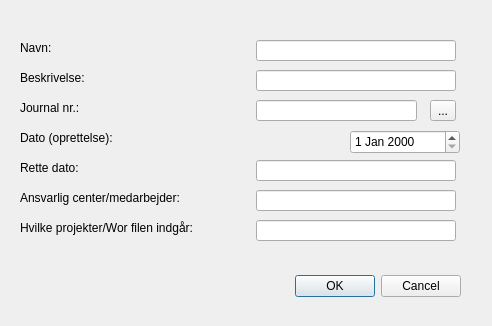
<?xml version="1.0" encoding="UTF-8"?>
<ui version="4.0">
 <class>MetadataFunctionalityDialogBase</class>
 <widget class="QDialog" name="MetadataFunctionalityDialogBase">
  <property name="geometry">
   <rect>
    <x>0</x>
    <y>0</y>
    <width>492</width>
    <height>326</height>
   </rect>
  </property>
  <property name="windowTitle">
   <string>MetadataFunctionality</string>
  </property>
  <widget class="QDialogButtonBox" name="buttonBox">
   <property name="geometry">
    <rect>
     <x>120</x>
     <y>270</y>
     <width>341</width>
     <height>32</height>
    </rect>
   </property>
   <property name="orientation">
    <enum>Qt::Horizontal</enum>
   </property>
   <property name="standardButtons">
    <set>QDialogButtonBox::Cancel|QDialogButtonBox::Ok</set>
   </property>
  </widget>
  <widget class="QLineEdit" name="navnEdit">
   <property name="geometry">
    <rect>
     <x>256</x>
     <y>40</y>
     <width>200</width>
     <height>21</height>
    </rect>
   </property>
  </widget>
  <widget class="QLabel" name="navnLabel">
   <property name="geometry">
    <rect>
     <x>20</x>
     <y>40</y>
     <width>59</width>
     <height>16</height>
    </rect>
   </property>
   <property name="focusPolicy">
    <enum>Qt::TabFocus</enum>
   </property>
   <property name="text">
    <string>Navn:</string>
   </property>
   <property name="buddy">
    <cstring>navnEdit</cstring>
   </property>
  </widget>
  <widget class="QLabel" name="label_2">
   <property name="geometry">
    <rect>
     <x>20</x>
     <y>70</y>
     <width>81</width>
     <height>16</height>
    </rect>
   </property>
   <property name="text">
    <string>Beskrivelse:</string>
   </property>
  </widget>
  <widget class="QLineEdit" name="beskrivelseEdit">
   <property name="geometry">
    <rect>
     <x>256</x>
     <y>70</y>
     <width>200</width>
     <height>21</height>
    </rect>
   </property>
  </widget>
  <widget class="QLabel" name="label_3">
   <property name="geometry">
    <rect>
     <x>20</x>
     <y>100</y>
     <width>81</width>
     <height>16</height>
    </rect>
   </property>
   <property name="text">
    <string>Journal nr.:</string>
   </property>
  </widget>
  <widget class="QLineEdit" name="journalnrEdit">
   <property name="geometry">
    <rect>
     <x>256</x>
     <y>100</y>
     <width>161</width>
     <height>21</height>
    </rect>
   </property>
  </widget>
  <widget class="QLabel" name="label_4">
   <property name="geometry">
    <rect>
     <x>20</x>
     <y>130</y>
     <width>131</width>
     <height>16</height>
    </rect>
   </property>
   <property name="text">
    <string>Dato (oprettelse):</string>
   </property>
  </widget>
  <widget class="QLabel" name="label_5">
   <property name="geometry">
    <rect>
     <x>20</x>
     <y>160</y>
     <width>131</width>
     <height>16</height>
    </rect>
   </property>
   <property name="text">
    <string>Rette dato:</string>
   </property>
  </widget>
  <widget class="QLabel" name="label_6">
   <property name="geometry">
    <rect>
     <x>20</x>
     <y>190</y>
     <width>191</width>
     <height>16</height>
    </rect>
   </property>
   <property name="text">
    <string>Ansvarlig center/medarbejder:</string>
   </property>
  </widget>
  <widget class="QLabel" name="label_7">
   <property name="geometry">
    <rect>
     <x>20</x>
     <y>220</y>
     <width>221</width>
     <height>16</height>
    </rect>
   </property>
   <property name="text">
    <string>Hvilke projekter/Wor filen indgår:</string>
   </property>
  </widget>
  <widget class="QLineEdit" name="retteDatoEdit">
   <property name="geometry">
    <rect>
     <x>256</x>
     <y>160</y>
     <width>200</width>
     <height>21</height>
    </rect>
   </property>
  </widget>
  <widget class="QToolButton" name="journalnrLookupBtn">
   <property name="geometry">
    <rect>
     <x>430</x>
     <y>100</y>
     <width>26</width>
     <height>21</height>
    </rect>
   </property>
   <property name="text">
    <string>...</string>
   </property>
  </widget>
  <widget class="QLineEdit" name="ansvarligCenterMedarbejderEdit">
   <property name="geometry">
    <rect>
     <x>256</x>
     <y>190</y>
     <width>200</width>
     <height>21</height>
    </rect>
   </property>
  </widget>
  <widget class="QLineEdit" name="projekterWorEdit">
   <property name="geometry">
    <rect>
     <x>256</x>
     <y>220</y>
     <width>200</width>
     <height>21</height>
    </rect>
   </property>
  </widget>
  <widget class="QDateEdit" name="datoEdit">
   <property name="geometry">
    <rect>
     <x>350</x>
     <y>130</y>
     <width>110</width>
     <height>24</height>
    </rect>
   </property>
  </widget>
 </widget>
 <resources/>
 <connections>
  <connection>
   <sender>buttonBox</sender>
   <signal>accepted()</signal>
   <receiver>MetadataFunctionalityDialogBase</receiver>
   <slot>accept()</slot>
   <hints>
    <hint type="sourcelabel">
     <x>20</x>
     <y>20</y>
    </hint>
    <hint type="destinationlabel">
     <x>20</x>
     <y>20</y>
    </hint>
   </hints>
  </connection>
  <connection>
   <sender>buttonBox</sender>
   <signal>rejected()</signal>
   <receiver>MetadataFunctionalityDialogBase</receiver>
   <slot>reject()</slot>
   <hints>
    <hint type="sourcelabel">
     <x>20</x>
     <y>20</y>
    </hint>
    <hint type="destinationlabel">
     <x>20</x>
     <y>20</y>
    </hint>
   </hints>
  </connection>
 </connections>
</ui>
